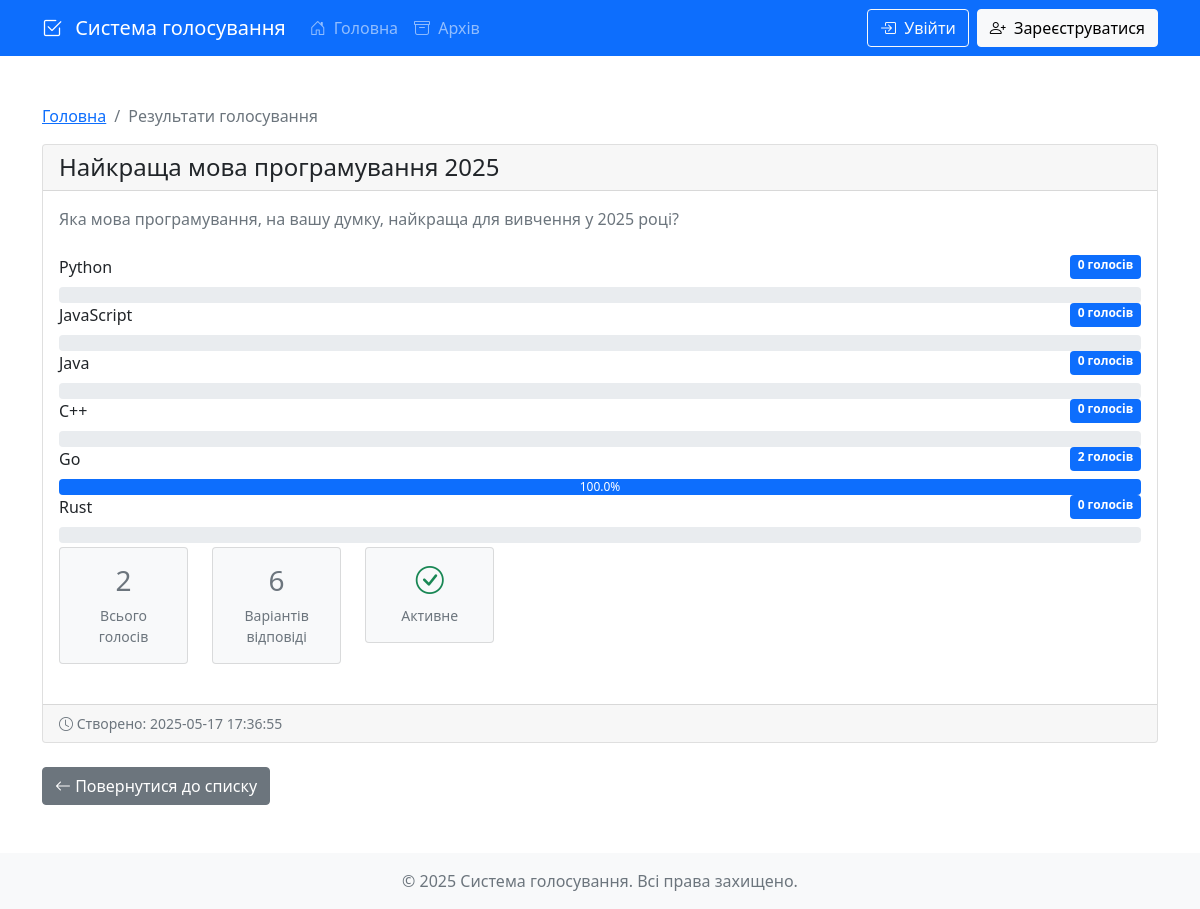
The page /poll/8/results on the database its author committed.
### src/database/models.py (models this page shows)
class Poll(Base):
    __tablename__ = "polls"
    id = Column(Integer, primary_key=True, index=True)
    title = Column(String, index=True)
    description = Column(String, nullable=True)
    created_at = Column(DateTime, default=datetime.utcnow)
    ends_at = Column(DateTime, nullable=True)
    is_active = Column(Boolean, default=True)
    created_by = Column(Integer, ForeignKey("users.id"))
    creator = relationship("User", back_populates="polls_created")
    options = relationship("PollOption", back_populates="poll", cascade="all, delete-orphan")
    votes = relationship("Vote", back_populates="poll")

class PollOption(Base):
    __tablename__ = "poll_options"
    id = Column(Integer, primary_key=True, index=True)
    poll_id = Column(Integer, ForeignKey("polls.id"))
    text = Column(String)
    votes_count = Column(Integer, default=0)
    poll = relationship("Poll", back_populates="options")
    votes = relationship("Vote", back_populates="option")

### src/main.py (the view)
@app.get("/poll/{poll_id}/results")
async def poll_results(request: Request, poll_id: int, db: Session = Depends(get_db)):
    try:
        poll = db.query(Poll).filter(Poll.id == poll_id).first()
        if not poll:
            raise HTTPException(status_code=404, detail="Голосування не знайдено")
        options_with_votes = []
        total_votes = 0
        for option in poll.options:
            votes_count = db.query(Vote).filter(Vote.option_id == option.id).count()
            total_votes += votes_count
            options_with_votes.append({
                "id": option.id,
                "text": option.text,
                "votes": votes_count,
                "percentage": round((votes_count / total_votes * 100) if total_votes > 0 else 0, 1)
            })
        return templates.TemplateResponse(
            "poll_results.html",
            {
                "request": request,
                "poll": poll,
                "options": options_with_votes,
                "total_votes": total_votes,
                "current_user": await get_current_user(request)
            }
        )
    except HTTPException:
        raise
    except Exception as e:
        logger.error(f"Error showing poll results: {str(e)}")
        raise HTTPException(status_code=500, detail=str(e))

### src/templates/poll_results.html (shortened to what this page needs)
{% extends "base.html" %}
{% block content %}
<div class="container mt-4">
    <nav aria-label="breadcrumb">
        <ol class="breadcrumb">
            <li class="breadcrumb-item"><a href="/">Головна</a></li>
            <li class="breadcrumb-item active">Результати голосування</li>
        </ol>
    </nav>
    <div class="card mb-4">
        <div class="card-header">
            <h4 class="mb-0">{{ poll.title }}</h4>
        </div>
        <div class="card-body">
            {% if poll.description %}
            <p class="text-muted mb-4">{{ poll.description }}</p>
            {% endif %}
            <div class="results-container">
                {% for option in options %}
                <div class="poll-result">
                    <div class="d-flex justify-content-between mb-2">
                        <span>{{ option.text }}</span>
                        <span class="badge bg-primary">{{ option.votes }} голосів</span>
                    </div>
                    <div class="progress">
                        <div class="progress-bar"
                             role="progressbar"
                             data-width="{{ '{:.1f}'.format(option.percentage) }}"
                             aria-valuenow="{{ '{:.1f}'.format(option.percentage) }}"
                             aria-valuemin="0"
                             aria-valuemax="100">
                            {{ '{:.1f}'.format(option.percentage) }}%
                        </div>
                    </div>
                </div>
                {% endfor %}
            </div>
            <div class="poll-stats">
                <div class="row g-4">
                    <div class="col-md-4">
                        <div class="card bg-light">
                            <div class="card-body text-center">
                                <h3>{{ total_votes }}</h3>
                                <p class="text-muted mb-0">Всього голосів</p>
                            </div>
                        </div>
                    </div>
                    <div class="col-md-4">
                        <div class="card bg-light">
                            <div class="card-body text-center">
                                <h3>{{ options|length }}</h3>
                                <p class="text-muted mb-0">Варіантів відповіді</p>
                            </div>
                        </div>
                    </div>
                    <div class="col-md-4">
                        <div class="card bg-light">
                            <div class="card-body text-center">
                                <h3>
                                    <i class="bi {% if poll.is_active %}bi-check-circle text-success{% else %}bi-x-circle text-danger{% endif %}"></i>
                                </h3>
                                <p class="text-muted mb-0">
                                    {% if poll.is_active %}Активне{% else %}Закрите{% endif %}
                                </p>
                            </div>
                        </div>
                    </div>
                </div>
            </div>
        </div>
        <div class="card-footer">
            <div class="d-flex justify-content-between align-items-center">
                <small class="text-muted">
                    <i class="bi bi-clock"></i>
                    Створено: {{ poll.created_at.strftime('%Y-%m-%d %H:%M:%S') }}
                </small>
            </div>
        </div>
    </div>
    <div class="mb-4">
        <a href="/" class="btn btn-secondary">
            <i class="bi bi-arrow-left"></i> Повернутися до списку
        </a>
    </div>
</div>
{% endblock %}

### src/static/css/styles.css (style rules this page uses)
.card { margin-bottom: 1.5rem; }
.poll-stats { display: flex; align-items: center; gap: 1rem; color: #6c757d; font-size: 0.875rem; }
.poll-stats { font-size: 0.875rem; color: #6c757d; margin-top: 0.25rem; }

### rows shown on the page
Poll: title "Найкраща мова програмування 2025", description "Яка мова програмування, на вашу думку, найкраща для вивчення у 2025 році?", created_at "2025-05-17 17:36:55"
PollOption: text "Python", votes "0"
PollOption: text "JavaScript", votes "0"
PollOption: text "Java", votes "0"
PollOption: text "C++", votes "0"
PollOption: text "Go", votes "2", percentage "100.0"
PollOption: text "Rust", votes "0"

### other values the page prints
{{ total_votes }} "2"
{{ options|length }} "6"
